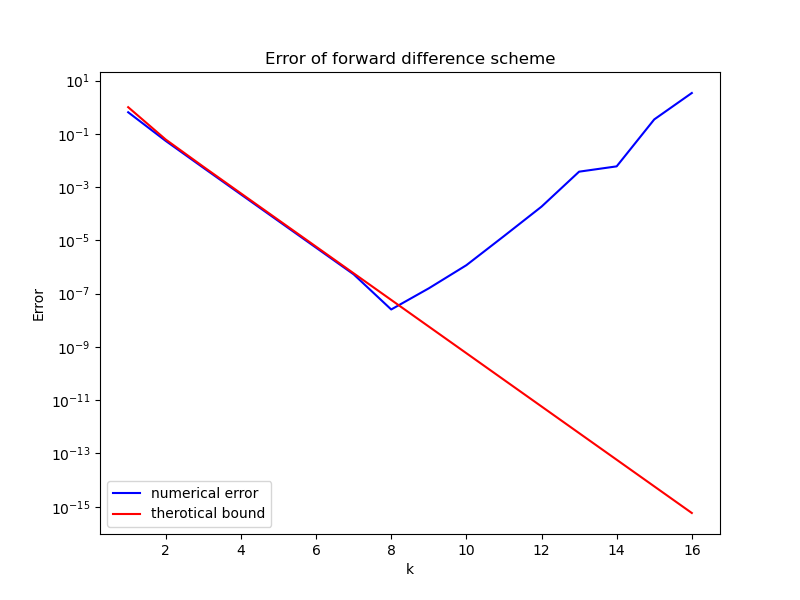

This figure's Python source:
import numpy as np
import math
import matplotlib.pyplot as plt

def double_dec(func):
    def wrapper(*args):
        args = tuple(np.double(arg) for arg in args)

        result = func(*args)

        return np.double(result)
    return wrapper

@double_dec
def f(x):
    return math.tan(x)

@double_dec
def analytical_d(x):
    return f(x) **2 + 1

@double_dec
def numerical_d(x, k):
    h = pow(10, -k)
    return (f(x+h) - f(x)) / h

@double_dec
def the_bound(x, k):
    h = pow(10, -k)
    # Second derivative is increasing
    xi = x + h
    M2 = 2 * (math.sin(xi) / pow(math.cos(xi), 3)) + 1
    return (M2 * h) / 2

err_list = []
the_bound_list = []
k_list = range(1, 17)
for k in k_list:
    err = abs(numerical_d(1., k) - analytical_d(1.))
    err_list.append(err)
    the_bound_list.append(the_bound(1., k))
    
plt.figure(figsize=(8,6))
plt.plot(k_list, err_list, linestyle='-', color = 'blue', label = 'numerical error')
plt.plot(k_list, the_bound_list, linestyle='-', color = 'red', label = 'therotical bound')
plt.xlabel('k')
plt.ylabel('Error')
plt.yscale('log')
plt.title('Error of forward difference scheme')
plt.legend()
plt.savefig('forward_diff.png')